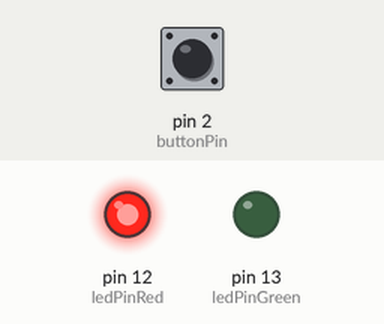
Simulated run of this sketch. Board: Arduino Uno, built with avr-gcc and run on an emulated ATmega328P. On the bench: output pins drawn as LEDs (lit = HIGH). Dashed ring = blinking. Inputs (shaded band) come from the test bench; at power-on: pin 2 (buttonPin) HIGH. What the sketch prints to the serial monitor is not drawn.

Above: at 1.2 s.
1.3 s: pin 2 (buttonPin) pulled LOW for 0.15 s
At 1.38 s:
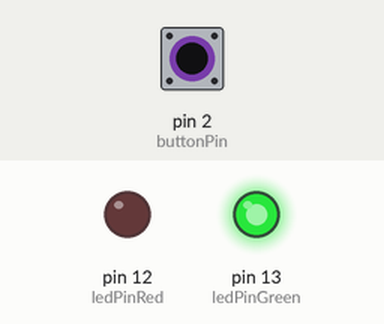
2.9 s: pin 2 (buttonPin) pulled LOW for 0.15 s
At 4.4 s:
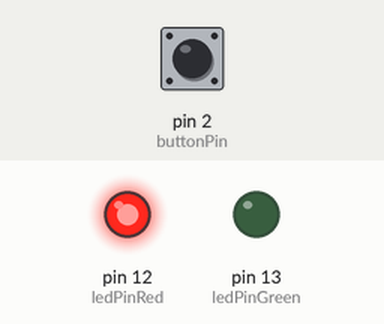
6.0 s: pin 2 (buttonPin) pulled LOW for 3.2 s
At 6.4 s:
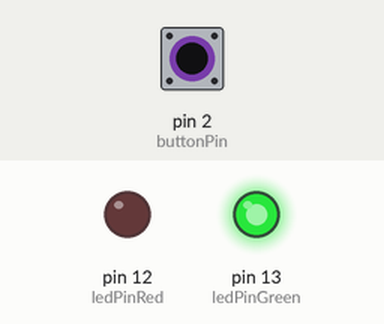
10.7 s: pin 2 (buttonPin) pulsed LOW 2 times (0.12 s each, 0.3 s apart)
At 10.91 s:
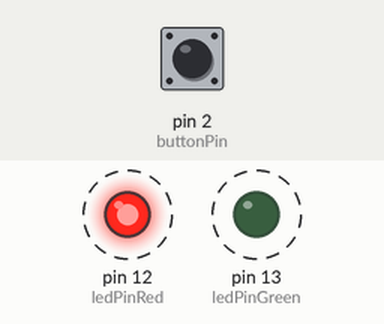
14.3 s: pin 2 (buttonPin) pulsed LOW 5 times (0.12 s each, 0.3 s apart)
At 16.5 s:
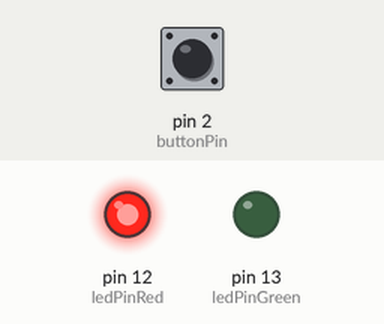
Timing chart, 0 to 18.0 s (numbered marks = the images above; inputs shaded):
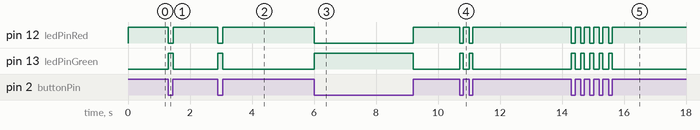

The sketch:

UV_Puzzel.ino
```cpp
const int buttonPin = 2;
const int ledPinRed =  12;
const int ledPinGreen =  13;

// variables will change:
int buttonState = 0;         // variable for reading the pushbutton status

void setup() {

  Serial.begin(9600);
  // initialize the LED pin as an output:
  pinMode(ledPinGreen, OUTPUT);
  pinMode(ledPinRed, OUTPUT);
  // initialize the pushbutton pin as an input:
  pinMode(buttonPin, INPUT_PULLUP);
}

void loop() {
  // read the state of the pushbutton value:
  buttonState = digitalRead(buttonPin);

  // check if the pushbutton is pressed.
  // if it is, the buttonState is HIGH:
  if (buttonState == HIGH) {
    // turn LED on:
    digitalWrite(ledPinRed, HIGH);
    digitalWrite(ledPinGreen, LOW);
    Serial.println("LOW");
  } else {
    // turn LED off:
    digitalWrite(ledPinGreen, HIGH);
    digitalWrite(ledPinRed, LOW);
    Serial.println("HIGH");
  }
}
```

Measured:
- after the input at 1.3 s, pin 12 (ledPinRed): HIGH → LOW at once, → HIGH 0.16 s later; pin 13 (ledPinGreen): LOW → HIGH at once, → LOW 0.16 s later
- after the input at 2.9 s, pin 12 (ledPinRed): HIGH → LOW at once, → HIGH 0.15 s later; pin 13 (ledPinGreen): LOW → HIGH at once, → LOW 0.15 s later
- after the input at 6.0 s, pin 12 (ledPinRed): HIGH → LOW at once, → HIGH 3.2 s later; pin 13 (ledPinGreen): LOW → HIGH at once, → LOW 3.2 s later
- after the input at 10.7 s, pin 12 (ledPinRed): alternates HIGH for 0.18 s and LOW for 0.12 s, 4 changes in all, then stays HIGH, starting at once; pin 13 (ledPinGreen): alternates HIGH for 0.12 s and LOW for 0.18 s, 4 changes in all, then stays LOW, starting at once
- after the input at 14.3 s, pin 12 (ledPinRed): alternates HIGH for 0.18 s and LOW for 0.12 s, 10 changes in all, then stays HIGH, starting at once; pin 13 (ledPinGreen): alternates HIGH for 0.12 s and LOW for 0.18 s, 10 changes in all, then stays LOW, starting at once
